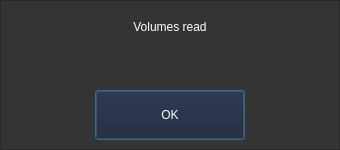
<?xml version="1.0" encoding="UTF-8"?>
<ui version="4.0">
 <class>Dialog</class>
 <widget class="QDialog" name="Dialog">
  <property name="geometry">
   <rect>
    <x>0</x>
    <y>0</y>
    <width>340</width>
    <height>150</height>
   </rect>
  </property>
  <property name="windowTitle">
   <string>Dialog</string>
  </property>
  <property name="styleSheet">
   <string notr="true">background-color: rgb(52, 52, 52)</string>
  </property>
  <widget class="QFrame" name="bg">
   <property name="geometry">
    <rect>
     <x>0</x>
     <y>0</y>
     <width>340</width>
     <height>150</height>
    </rect>
   </property>
   <property name="autoFillBackground">
    <bool>false</bool>
   </property>
   <property name="styleSheet">
    <string notr="true">background-color: rgb(52, 52, 52)</string>
   </property>
   <property name="frameShape">
    <enum>QFrame::StyledPanel</enum>
   </property>
   <property name="frameShadow">
    <enum>QFrame::Raised</enum>
   </property>
   <widget class="QLabel" name="message">
    <property name="geometry">
     <rect>
      <x>10</x>
      <y>20</y>
      <width>320</width>
      <height>61</height>
     </rect>
    </property>
    <property name="minimumSize">
     <size>
      <width>0</width>
      <height>20</height>
     </size>
    </property>
    <property name="styleSheet">
     <string notr="true">color: rgb(255, 255, 255); font: 63 13pt &quot;Segoe UI Variable Display Semib&quot;;</string>
    </property>
    <property name="text">
     <string>Volumes read</string>
    </property>
    <property name="alignment">
     <set>Qt::AlignHCenter|Qt::AlignTop</set>
    </property>
    <property name="wordWrap">
     <bool>true</bool>
    </property>
   </widget>
   <widget class="QPushButton" name="ok">
    <property name="geometry">
     <rect>
      <x>95</x>
      <y>90</y>
      <width>150</width>
      <height>50</height>
     </rect>
    </property>
    <property name="minimumSize">
     <size>
      <width>0</width>
      <height>50</height>
     </size>
    </property>
    <property name="styleSheet">
     <string notr="true">color: rgb(255, 255, 255); font: 63 11pt &quot;Segoe UI Variable Display Semib&quot;;background-color: rgb(27, 27, 45)</string>
    </property>
    <property name="text">
     <string>OK</string>
    </property>
   </widget>
  </widget>
 </widget>
 <resources/>
 <connections/>
</ui>
